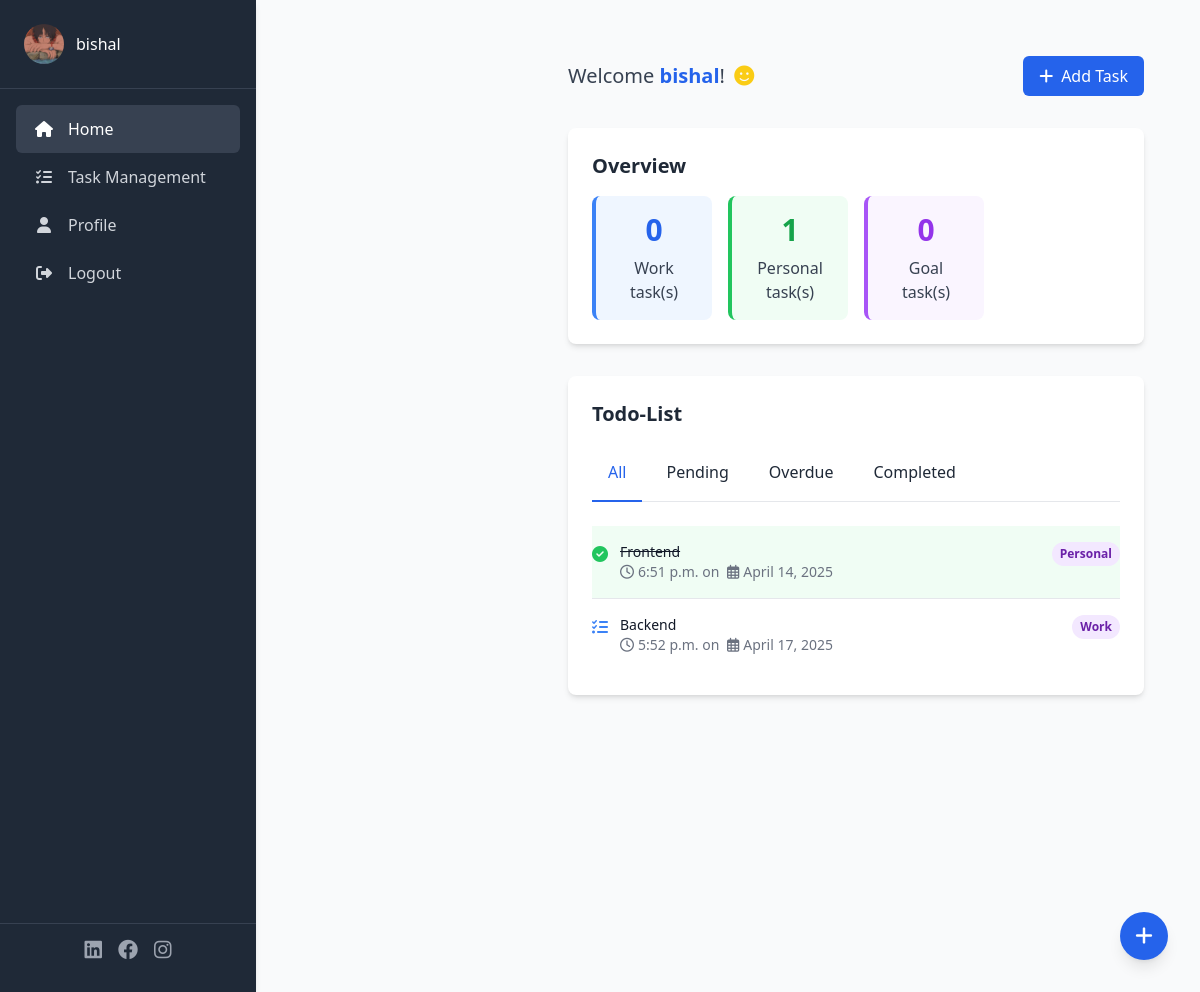
Screenshot of /home/ (signed in) with the database file from the repository.
### profiles/models.py (models this page shows, shortened)
class Profile(models.Model):
    user= models.OneToOneField(User, on_delete=models.CASCADE)
    bio= models.TextField(default='Include bio here....')
    avatar= models.ImageField(upload_to='avatars',default='no_picture.png')
    created= models.DateTimeField(auto_now_add=True)
    updated= models.DateTimeField(auto_now = True)

### category/models.py (models this page shows)
class Category(models.Model):
   name = models.CharField(max_length=100, null=True)
   class Meta:
      verbose_name = ("Category")
      verbose_name_plural = ("Categories")
   def __str__(self):
      return self.name

### todolist/models.py (models this page shows, shortened)
class TodoList(models.Model):
    title = models.CharField(max_length=250)
    content = models.TextField(blank=True, null=True)
    created = models.DateField(default=timezone.now().strftime("%Y-%m-%d"))
    time = models.TimeField(auto_now=False,null=True)
    due_date = models.DateField(default=timezone.now().strftime("%Y-%m-%d"))
    is_completed = models.BooleanField(default=False)
    category = models.ForeignKey(Category, default="general", on_delete=models.CASCADE)
    user = models.ForeignKey(User, on_delete=models.SET_NULL, null=True, blank=True)
    class Meta:
        ordering = ["-created"] #ordering by the created field

### todolist/views.py (the view)
# urls.py: path('', my_todos, name='my_todos'),
@login_required
def my_todos(request):
    user= request.user
    now = timezone.now().strftime("%Y-%m-%d")
    todos = TodoList.objects.filter(user=user)
    category1 = Category.objects.get(id=1)
    category2 = Category.objects.get(id=2)
    category3 = Category.objects.get(id=3)
    user_name=request.user.username  #get username
    Task_ID_Business = TodoList.objects.filter(category__name="Business", user=user)
    Task_ID_Personal = TodoList.objects.filter(category__name="Personal", user=user)
    Task_ID_Other = TodoList.objects.filter(category__name="Other", user=user)
    no_of_Task_ID_Business=len(Task_ID_Business)
    no_of_Task_ID_Personal=len(Task_ID_Personal)
    no_of_Task_ID_Other=len(Task_ID_Other)
    context = {
        "DateNow" : now,
        "todos": todos,
        "username": user_name,
        "category_i":category1,
        "category_ii":category2,
        "category_iii":category3,
        "no_of_business_tasks":no_of_Task_ID_Business,
        "no_of_other_tasks":no_of_Task_ID_Other,
        "no_of_personal_tasks":no_of_Task_ID_Personal,
    }
    return render(request, "todolist/home.html", context)

### todolist/templates/todolist/home.html (shortened to what this page needs)
{% extends "todoapp/base.html" %}
{% load static %}
{% block content %}
<div class="min-h-screen bg-gray-50 p-4 md:p-8 md:ml-64">
    <div class="flex items-center justify-between mb-8 pt-12 md:pt-0">
        <div class="flex items-center">
            <span class="text-lg md:text-xl text-gray-700">
                Welcome <span class="font-semibold text-blue-600">{{username}}</span>!
                <i class="fas fa-smile text-yellow-400 ml-1"></i>
            </span>
        </div>
        {% if no_of_other_tasks > 0 or no_of_business_tasks > 0 or no_of_personal_tasks > 0 %}
        <a href="{% url 'category:my_categories' %}" class="bg-blue-600 hover:bg-blue-700 text-white px-4 py-2 rounded-md flex items-center transition duration-200">
            <i class="fas fa-plus mr-2"></i>
            <span class="hidden sm:inline">Add Task</span>
        </a>
        {% endif %}
    </div>
    <div class="bg-white rounded-lg shadow-md p-6 mb-8">
        <h2 class="text-xl font-bold text-gray-800 mb-4">Overview</h2>
        <div class="grid grid-cols-1 md:grid-cols-4 gap-4">
            <div class="bg-blue-50 p-4 rounded-lg text-center border-l-4 border-blue-500">
                <span class="text-3xl font-bold text-blue-600">{{no_of_business_tasks}}</span>
                <p class="text-gray-700 font-medium mt-2">{{category_i}} task(s)</p>
            </div>
            <div class="bg-green-50 p-4 rounded-lg text-center border-l-4 border-green-500">
                <span class="text-3xl font-bold text-green-600">{{no_of_personal_tasks}}</span>
                <p class="text-gray-700 font-medium mt-2">{{category_ii}} task(s)</p>
            </div>
            <div class="bg-purple-50 p-4 rounded-lg text-center border-l-4 border-purple-500">
                <span class="text-3xl font-bold text-purple-600">{{no_of_other_tasks}}</span>
                <p class="text-gray-700 font-medium mt-2">{{category_iii}} task(s)</p>
            </div>
        </div>
    </div>
    <div class="bg-white rounded-lg shadow-md p-6">
        <h2 class="text-xl font-bold text-gray-800 mb-4">Todo-List</h2>
        <div class="mb-6 border-b border-gray-200">
            <ul class="flex flex-wrap -mb-px">
                <li class="mr-2">
                    <a href="#" class="tab-link active inline-block p-4 border-b-2 border-blue-600 text-blue-600 font-medium">All</a>
                </li>
                <li class="mr-2">
                    <a href="#" class="tab-link inline-block p-4 border-b-2 border-transparent hover:text-gray-600 hover:border-gray-300 font-medium">Pending</a>
                </li>
                <li class="mr-2">
                    <a href="#" class="tab-link inline-block p-4 border-b-2 border-transparent hover:text-gray-600 hover:border-gray-300 font-medium">Overdue</a>
                </li>
                <li class="mr-2">
                    <a href="#" class="tab-link inline-block p-4 border-b-2 border-transparent hover:text-gray-600 hover:border-gray-300 font-medium">Completed</a>
                </li>
            </ul>
        </div>
        <div class="tab-content">
            <div class="tab-pane active">
                <ul class="divide-y divide-gray-200">
                    {% for todo in todos %}
                    <li class="py-4 flex items-start {% if todo.is_completed %}bg-green-50{% endif %}">
                        <i class="fas {% if todo.is_completed %}fa-check-circle text-green-500{% else %}fa-tasks text-blue-500{% endif %} mt-1 mr-3"></i>
                        <div class="flex-1 min-w-0">
                            <p class="text-sm font-medium text-gray-900 truncate {% if todo.is_completed %}line-through text-gray-500{% endif %}">
                                {{ todo.title }}
                            </p>
                            <p class="text-sm text-gray-500">
                                <i class="far fa-clock mr-1"></i>{{ todo.time }} on
                                <i class="far fa-calendar-alt mx-1"></i>{{ todo.due_date }}
                            </p>
                        </div>
                        <span class="px-2 py-1 text-xs font-semibold rounded-full
                            {% if todo.category == 'Business' %}bg-blue-100 text-blue-800
                            {% elif todo.category == 'Personal' %}bg-green-100 text-green-800
                            {% else %}bg-purple-100 text-purple-800{% endif %}">
                            {{ todo.category }}
                        </span>
                    </li>
                    {% endfor %}
                </ul>
            </div>
        </div>
    </div>
</div>
{% if no_of_other_tasks > 0 or no_of_business_tasks > 0 or no_of_personal_tasks > 0 %}
<div class="fixed bottom-8 right-8">
    <a href="{% url 'category:my_categories' %}" class="bg-blue-600 hover:bg-blue-700 text-white w-12 h-12 rounded-full flex items-center justify-center shadow-lg">
        <i class="fas fa-plus text-xl"></i>
    </a>
</div>
{% endif %}
{% endblock content %}

### theme/templates/todoapp/base.html (shortened to what this page needs)
{% load static tailwind_tags %}
{% load static %}
{% url 'login' as path_to_login %}
{% url 'main' as path_to_main_page %}
{% url 'register' as path_to_register_page %}
<!DOCTYPE html>
<html lang="en">
<head>
    <script src="https://cdn.tailwindcss.com"></script>
    <link rel="stylesheet" href="{% static 'styles.css' %}">
    <link rel="stylesheet" href="https://cdnjs.cloudflare.com/ajax/libs/font-awesome/6.4.0/css/all.min.css">
</head>
<body class="bg-gray-50 text-gray-800">
    {% if request.path != path_to_main_page and request.path != path_to_login and request.path != path_to_register_page %}
    <div class="flex min-h-screen">
        <aside class="w-64 bg-white shadow-md fixed h-full transition-all duration-300 z-10">
            {% include 'todoapp/sidebar.html' %}
        </aside>
        <main class="flex-1 ml-64 p-6 transition-all duration-300">
    {% endif %}
            {% block content %}
            {% endblock content %}
    {% if request.path != path_to_main_page and request.path != path_to_login and request.path != path_to_register_page %}
        </main>
    </div>
    {% endif %}
</body>
</html>

### theme/templates/todoapp/sidebar.html (shortened to what this page needs)
{% load static %}
{% url 'todolist:my_todos' as path_to_home %}
{% url 'category:my_categories' as path_to_categories %}
{% url 'profiles:my_profile' as path_to_my_profile %}
<div id="mySidebar" class="fixed top-0 left-0 h-full w-64 bg-gray-800 text-white transform -translate-x-full transition-transform duration-300 ease-in-out z-50 md:translate-x-0">
  <div class="flex items-center p-6 border-b border-gray-700">
    <img src="{{request.user.profile.avatar.url}}" class="w-10 h-10 rounded-full object-cover mr-3">
    <span class="font-medium truncate">{{request.user}}</span>
  </div>
  <ul class="py-4">
    <li class="px-2">
      <a href="{{path_to_home}}" class="flex items-center px-4 py-3 text-gray-300 hover:bg-gray-700 hover:text-white rounded-md mx-2 transition-colors duration-200 {% if request.path == path_to_home %}bg-gray-700 text-white{% endif %}">
        <i class="fas fa-home w-6 text-center mr-3"></i>
        <span>Home</span>
      </a>
    </li>
    <li class="px-2">
      <a href="{{path_to_categories}}" class="flex items-center px-4 py-3 text-gray-300 hover:bg-gray-700 hover:text-white rounded-md mx-2 transition-colors duration-200 ">
        <i class="fas fa-tasks w-6 text-center mr-3"></i>
        <span>Task Management</span>
      </a>
    </li>
    <li class="px-2">
      <a href="{{path_to_my_profile}}" class="flex items-center px-4 py-3 text-gray-300 hover:bg-gray-700 hover:text-white rounded-md mx-2 transition-colors duration-200 ">
        <i class="fas fa-user w-6 text-center mr-3"></i>
        <span>Profile</span>
      </a>
    </li>
    <li class="px-2">
      <a href="{% url 'logout' %}" class="flex items-center px-4 py-3 text-gray-300 hover:bg-gray-700 hover:text-white rounded-md mx-2 transition-colors duration-200">
        <i class="fas fa-sign-out-alt w-6 text-center mr-3"></i>
        <span>Logout</span>
      </a>
    </li>
  </ul>
  <div class="absolute bottom-4 left-0 right-0 px-6 py-3 border-t border-gray-700">
    <div class="flex justify-center space-x-4">
      <a href="https://www.linkedin.com/in/bishal-tamang-a168782a9/" class="text-gray-400 hover:text-blue-400 transition-colors duration-200">
        <i class="fab fa-linkedin text-xl"></i>
      </a>
      <a href="https://www.facebook.com/bishal.tamang.98031/" class="text-gray-400 hover:text-blue-400 transition-colors duration-200">
        <i class="fab fa-facebook text-xl"></i>
      </a>
      <a href="https://www.instagram.com/tamangbishal99/" class="text-gray-400 hover:text-pink-500 transition-colors duration-200">
        <i class="fab fa-instagram text-xl"></i>
      </a>
    </div>
  </div>
</div>

### theme/templates/todoapp/sidebar.html (style rules this page uses)
#mySidebar { will-change: transform; }

### todolist/templates/todolist/home.html (style rules this page uses)
.tab-link.active { color: #2563eb; border-bottom: 2px solid #2563eb; }
.tab-pane.active { display: block; }
.tab-pane { display: none; }

### rows the page displays
Category: name "Work"
Category: name "Personal"
Category: name "Goal"
TodoList: is_completed True (drawn), title "Frontend", time "6:51 p.m.", due_date "April 14, 2025", category "Personal"
TodoList: is_completed False (drawn), title "Backend", time "5:52 p.m.", due_date "April 17, 2025", category "Work"

### other values shown
{{ request.user }} "bishal"
{{ username }} "bishal"
{{ no_of_business_tasks }} "0"
{{ no_of_personal_tasks }} "1"
{{ no_of_other_tasks }} "0"
